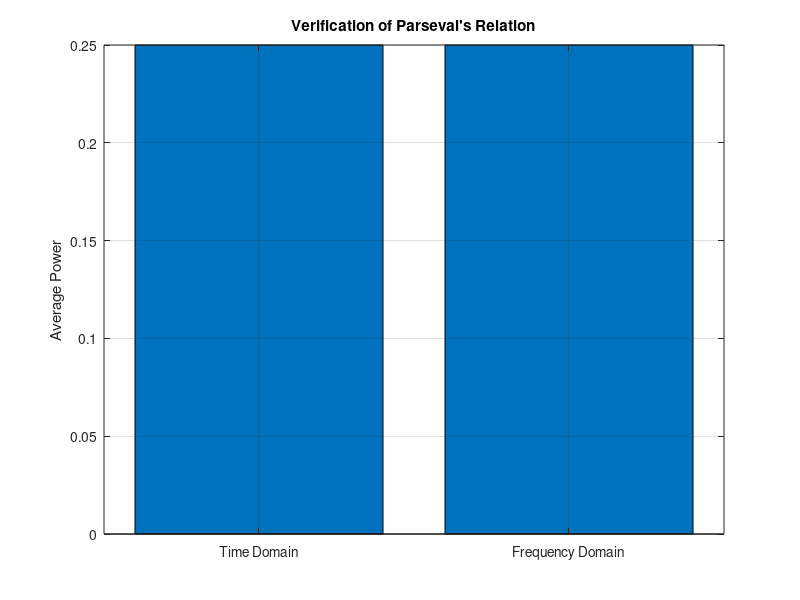

The MATLAB source for this figure:
clc; clear; close all;
%% 6(i) Verification of Parseval's Relation for Periodic Signals
figure;
% Verification of Parseval's Relation
f0 = 1;
T = 1/f0;
t = linspace(0,T,4000);
x = max(sin(2*pi*f0*t),0);
% Time-domain average power
P_time = (1/T)*trapz(t,abs(x).^2);
% Fourier-series coefficients
N = 20;
a0 = (2/T)*trapz(t,x);
an = zeros(1,N); bn = zeros(1,N);
for k = 1:N
    an(k) = (2/T)*trapz(t,x.*cos(2*pi*k*f0*t));
    bn(k) = (2/T)*trapz(t,x.*sin(2*pi*k*f0*t));
end
% Frequency-domain power using Parseval's relation
P_freq = a0^2/4 + 0.5*sum(an.^2 + bn.^2);
fprintf('Time-domain power = %.6f\n',P_time);
fprintf('Frequency-domain power = %.6f\n',P_freq);
fprintf('Absolute error = %.6e\n',abs(P_time-P_freq));
bar([P_time P_freq]);
set(gca,'XTickLabel',{'Time Domain','Frequency Domain'});
ylabel('Average Power'); grid on;
title('Verification of Parseval''s Relation');
